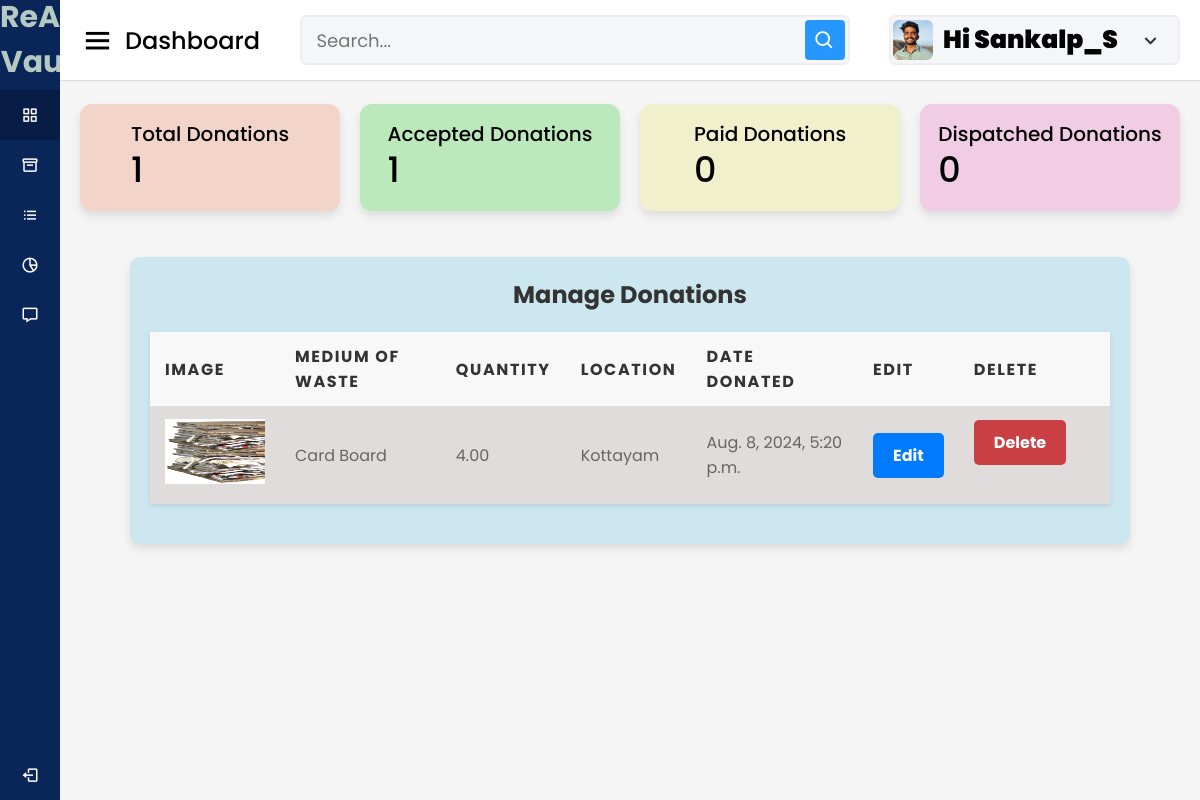
Before: /donors/view-donations/ (signed in) with the older database file.
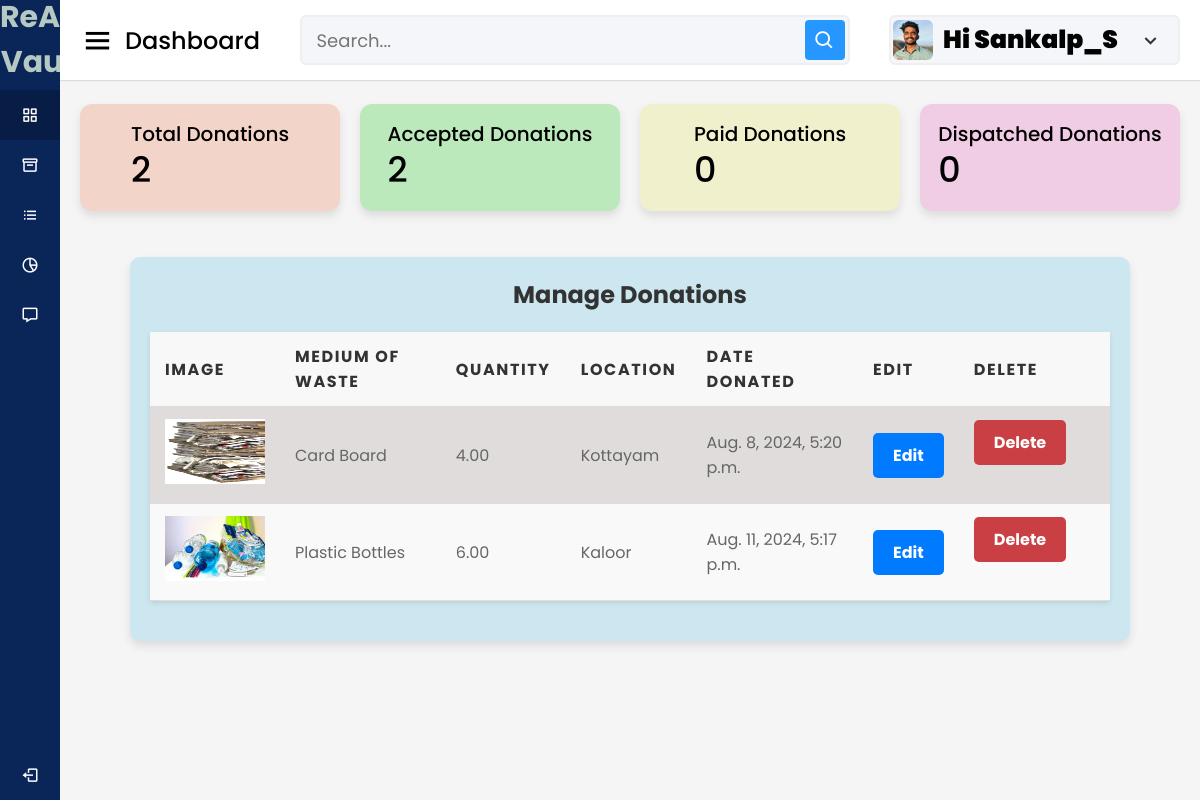
After: the same page with the newer database file.
### accounts/models.py (models this page shows, shortened)
class Donors(models.Model):
    user = models.OneToOneField(User, on_delete = models.CASCADE)
    phone = models.IntegerField(default=99999999)
    profile_pic = models.ImageField(upload_to= 'picture/donor', null=True,default='picture/donor/hi.jpg')

### donors/models.py (models this page shows, shortened)
class Donation(models.Model):
    donor = models.ForeignKey(Donors, on_delete=models.CASCADE)
    medium_of_waste = models.ForeignKey(MediumOfWaste, on_delete=models.CASCADE)
    quantity = models.DecimalField(max_digits=10, decimal_places=2)
    location = models.CharField(max_length=255)
    date_donated = models.DateTimeField(auto_now_add=True)
    image=models.ImageField(upload_to='picture/donor',null=True)
    STATUS_CHOICES = [
        ('pending','Pending'),
        ('accepted','Accepted'),
        ('rejected','Rejected'),
    ]
    status = models.CharField(max_length=10, choices=STATUS_CHOICES, default='pending')

### adminclick/models.py (models this page shows, shortened)
class MediumOfWaste(models.Model):
    name = models.CharField(max_length=255)
    description = models.TextField(blank=True, null=True)
    rate=models.DecimalField(max_digits=10,decimal_places=2,default=0.00)

### donors/views.py (the view)
# urls.py: path('view-donations/', views.view_donations, name='view_donations'),
@login_required
@never_cache
def view_donations(request):
    donations = Donation.objects.filter(donor=request.user.donors)
    donor = request.user.donors
    total_donations = Donation.objects.filter(donor=donor).count()
    approved_donations = Donation.objects.filter(donor=donor, status ='accepted').count()
    context = {
        'donations': donations,
        'donor':donor,
        'total_donations':total_donations,
        'approved_donations':approved_donations
    }
    return render(request, 'Donors/manage_donation.html', context)

### template/Donors/manage_donation.html (shortened to what this page needs)
{% load static %}
<!DOCTYPE html>
<html lang="en" dir="ltr">
<head>
  <link rel="stylesheet" href="{% static 'assets/css/styles.css' %}">
  <link href='https://unpkg.com/boxicons@2.0.7/css/boxicons.min.css' rel='stylesheet'>
</head>
<body>
  <div class="sidebar">
    <div class="logo-details">
      <span class="logo_name" style="font-size: 30px; text-align: center; font-weight: 700; color: #b5c8c1;">ReArt Vault</span>
    </div>
    <ul class="nav-links">
      <li>
        <a href="{% url 'donor_dashboard' %}" class="active">
          <i class='bx bx-grid-alt'></i>
          <span class="links_name">Donors Dashboard</span>
        </a>
      </li>
      <li>
        <a href="{% url 'donate_waste' %}">
          <i class='bx bx-box'></i>
          <span class="links_name">Add Donations</span>
        </a>
      </li>
      <li>
        <a href="#">
          <i class='bx bx-list-ul'></i>
          <span class="links_name">Manage Donations</span>
        </a>
      </li>
      <li>
        <a href="{% url 'view_rates' %}">
          <i class='bx bx-pie-chart-alt-2'></i>
          <span class="links_name">Price Listings</span>
        </a>
      </li>
      <li>
        <a href="{% url 'donor_notifications' %}">
          <i class='bx bx-message'></i>
          <span class="links_name">Notifications</span>
        </a>
      </li>
      <li class="log_out">
        <a href="{% url 'userlogout' %}">
          <i class='bx bx-log-out'></i>
          <span class="links_name">Log out</span>
        </a>
      </li>
    </ul>
  </div>
  <section class="home-section">
    <nav>
      <div class="sidebar-button">
        <i class='bx bx-menu sidebarBtn'></i>
        <span class="dashboard">Dashboard</span>
      </div>
      <div class="search-box">
        <input type="text" placeholder="Search...">
        <i class='bx bx-search'></i>
      </div>
      <div class="profile-details">
        <img src="{{donor.profile_pic.url}}" alt="">
        <span class="admin_name" style="font-size: 25px; font-weight: 900; color: #010302;">Hi {{user.username}}</span>
        <i class='bx bx-chevron-down'></i>
      </div>
    </nav>
    <body>
      <div class="home-content">
        <div class="overview-boxes">
          <div class="box" style="background-color:rgb(243, 212, 200);">
            <div class="right-side">
              <div class="box-topic">Total Donations</div>
              <div class="number">{{ total_donations }}</div>
            </div>
          </div>
          <div class="box" style="background-color:rgb(188, 233, 188);">
            <div class="right-side">
              <div class="box-topic">Accepted Donations</div>
              <div class="number">{{ approved_donations }}</div>
            </div>
          </div>
          <div class="box" style="background-color:rgb(240, 240, 205);">
            <div class="right-side">
              <div class="box-topic">Paid Donations</div>
              <div class="number"> 0</div>
            </div>
          </div>
          <div class="box" style="background-color:rgb(240, 205, 228);">
            <div class="right-side">
              <div class="box-topic">Dispatched Donations</div>
              <div class="number">0</div>
            </div>
          </div>
        </div>
          <div class="sales-boxes">
            <div class="recent-sales box" style="background-color: rgb(205, 231, 240); padding: 20px; border-radius: 10px; width:1000px;">
                <div class="title" style="font-size: 24px; font-weight: bold; margin-bottom: 20px;">Manage Donations</div>
                <table class="table">
                    <thead>
                        <tr>
                            <th>Image</th>
                            <th>Medium of Waste</th>
                            <th>Quantity</th>
                            <th>Location</th>
                            <th>Date Donated</th>
                            <th>Edit</th>
                            <th>Delete</th>
                        </tr>
                    </thead>
                    <tbody>
                        {% for donation in donations %}
                        <tr>
                            <td><img src="{{donation.image.url}}" alt="image"  width="100" height="65"></td>
                            <td>{{ donation.medium_of_waste.name }}</td>
                            <td>{{ donation.quantity }}</td>
                            <td>{{ donation.location }}</td>
                            <td>{{ donation.date_donated }}</td>
                            <td>
                              <a href="{% url 'edit_donation' donation.id %}" class="btn btn-primary">Edit</a>
                            </td>
                            <td>
                              <form method="post" action="{% url 'delete_donation' donation.id %}" style="display:inline;">
                                <button type="submit" class="btn btn-danger" onclick="return confirm('Are you sure you want to delete this donation?');">Delete</button>
                            </form>
                            </td>
                        </tr>
                        {% endfor %}
                    </tbody>
                </table>
            </div>
        </div>
    </body>
    </html>

### static/assets/css/styles.css (style rules this page uses)
* { margin: 0; padding: 0; box-sizing: border-box; font-family: 'Poppins', sans-serif; }
.sidebar { position: fixed; height: 100%; width: 240px; background: #0A2558; transition: all 0.5s ease; }
.sidebar .logo-details { height: 80px; display: flex; align-items: center; }
.sidebar .logo-details .logo_name { color: #fff; font-size: 24px; font-weight: 500; }
.sidebar .nav-links { margin-top: 10px; }
.sidebar .nav-links li { position: relative; list-style: none; height: 50px; }
.sidebar .nav-links li a { height: 100%; width: 100%; display: flex; align-items: center; text-decoration: none; transition: all 0.4s ease; }
.sidebar .nav-links li a.active { background: #081D45; }
.sidebar .nav-links li i { min-width: 60px; text-align: center; font-size: 18px; color: #fff; }
.sidebar .nav-links li a .links_name { color: #fff; font-size: 15px; font-weight: 400; white-space: nowrap; }
.sidebar .nav-links .log_out { position: absolute; bottom: 0; width: 100%; }
.home-section { position: relative; background: #f5f5f5; min-height: 100vh; width: calc(100% - 240px); left: 240px; transition: all 0.5s ease; }
.home-section nav { display: flex; justify-content: space-between; height: 80px; background: #fff; display: flex; align-items: center; position: fixed; width: calc(100% - 240px); left: 240px; z-index: 100; padding: 0 20px; box-shadow: 0 1px 1px rgba(0, 0, 0, 0.1); transition: all 0.5s ease; }
.home-section nav .sidebar-button { display: flex; align-items: center; font-size: 24px; font-weight: 500; }
nav .sidebar-button i { font-size: 35px; margin-right: 10px; }
.home-section nav .search-box { position: relative; height: 50px; max-width: 550px; width: 100%; margin: 0 20px; }
nav .search-box input { height: 100%; width: 100%; outline: none; background: #F5F6FA; border: 2px solid #EFEEF1; border-radius: 6px; font-size: 18px; padding: 0 15px; }
nav .search-box .bx-search { position: absolute; height: 40px; width: 40px; background: #2697FF; right: 5px; top: 50%; transform: translateY(-50%); border-radius: 4px; line-height: 40px; text-align: center; color: #fff; font-size: 22px; transition: all 0.4 ease; }
.home-section nav .profile-details { display: flex; align-items: center; background: #F5F6FA; border: 2px solid #EFEEF1; border-radius: 6px; height: 50px; min-width: 190px; padding: 0 15px 0 2px; }
nav .profile-details img { height: 40px; width: 40px; border-radius: 6px; object-fit: cover; }
nav .profile-details .admin_name { font-size: 15px; font-weight: 500; color: #333; margin: 0 10px; white-space: nowrap; }
nav .profile-details i { font-size: 25px; color: #333; }
.home-section .home-content { position: relative; padding-top: 104px; }
.home-content .overview-boxes { display: flex; align-items: center; justify-content: space-between; flex-wrap: wrap; padding: 0 20px; margin-bottom: 26px; }
.overview-boxes .box { display: flex; align-items: center; justify-content: center; width: calc(100% / 4 - 15px); background: #fff; padding: 15px 14px; border-radius: 12px; box-shadow: 0 5px 10px rgba(0,0,0,0.1); }
.overview-boxes .box-topic { font-size: 20px; font-weight: 500; }
.home-content .box .number { display: inline-block; font-size: 35px; margin-top: -6px; font-weight: 500; }
.home-content .sales-boxes { display: flex; justify-content: space-between; }
.home-content .sales-boxes .recent-sales { width: 65%; background: #fff; padding: 20px 30px; margin: 0 20px; border-radius: 12px; box-shadow: 0 5px 10px rgba(0, 0, 0, 0.1); }
.sales-boxes .box .title { font-size: 24px; font-weight: 500; }
@media (max-width: 1240px) { .sidebar { width: 60px; } }
@media (max-width: 1240px) { .home-section { width: calc(100% - 60px); left: 60px; } }
@media (max-width: 1240px) { .home-section nav { width: calc(100% - 60px); left: 60px; } }

Changed rows visible on the page:
added Donation: image (picture), medium_of_waste.name "Plastic Bottles", quantity "6.00", location "Kaloor", date_donated "Aug. 11, 2024, 5:17 p.m."
Other visible differences:
{{ total_donations }}: "1" → "2"
{{ approved_donations }}: "1" → "2"
